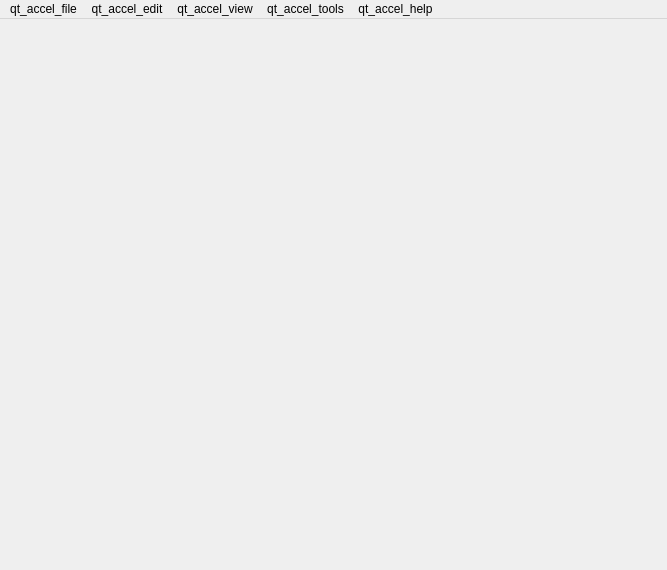
<?xml version="1.0" encoding="UTF-8"?>
<ui version="4.0">
 <class>MainWindow</class>
 <widget class="QMainWindow" name="MainWindow">
  <property name="geometry">
   <rect>
    <x>0</x>
    <y>0</y>
    <width>667</width>
    <height>570</height>
   </rect>
  </property>
  <property name="sizePolicy">
   <sizepolicy hsizetype="Expanding" vsizetype="Expanding">
    <horstretch>0</horstretch>
    <verstretch>0</verstretch>
   </sizepolicy>
  </property>
  <property name="minimumSize">
   <size>
    <width>400</width>
    <height>0</height>
   </size>
  </property>
  <property name="windowTitle">
   <string notr="true">Anki</string>
  </property>
  <property name="windowIcon">
   <iconset resource="icons.qrc">
    <normaloff>:/icons/anki.png</normaloff>:/icons/anki.png</iconset>
  </property>
  <widget class="QWidget" name="centralwidget">
   <property name="sizePolicy">
    <sizepolicy hsizetype="Expanding" vsizetype="Expanding">
     <horstretch>1</horstretch>
     <verstretch>1</verstretch>
    </sizepolicy>
   </property>
   <property name="autoFillBackground">
    <bool>true</bool>
   </property>
  </widget>
  <widget class="QMenuBar" name="menubar">
   <property name="geometry">
    <rect>
     <x>0</x>
     <y>0</y>
     <width>667</width>
     <height>24</height>
    </rect>
   </property>
   <widget class="QMenu" name="menuHelp">
    <property name="title">
     <string>qt_accel_help</string>
    </property>
    <addaction name="actionDocumentation"/>
    <addaction name="separator"/>
    <addaction name="actionDonate"/>
    <addaction name="actionAbout"/>
   </widget>
   <widget class="QMenu" name="menuEdit">
    <property name="title">
     <string>qt_accel_edit</string>
    </property>
    <addaction name="actionUndo"/>
    <addaction name="actionRedo"/>
   </widget>
   <widget class="QMenu" name="menuCol">
    <property name="title">
     <string>qt_accel_file</string>
    </property>
    <addaction name="actionSwitchProfile"/>
    <addaction name="separator"/>
    <addaction name="actionImport"/>
    <addaction name="actionExport"/>
    <addaction name="separator"/>
    <addaction name="action_create_backup"/>
    <addaction name="separator"/>
    <addaction name="actionExit"/>
   </widget>
   <widget class="QMenu" name="menuTools">
    <property name="title">
     <string>qt_accel_tools</string>
    </property>
    <addaction name="actionStudyDeck"/>
    <addaction name="actionCreateFiltered"/>
    <addaction name="separator"/>
    <addaction name="actionFullDatabaseCheck"/>
    <addaction name="actionCheckMediaDatabase"/>
    <addaction name="actionEmptyCards"/>
    <addaction name="separator"/>
    <addaction name="actionToggleSkipEmptyCards"/>
    <addaction name="actionAdd_ons"/>
    <addaction name="separator"/>
    <addaction name="actionNoteTypes"/>
    <addaction name="actionPreferences"/>
   </widget>
   <widget class="QMenu" name="menuqt_accel_view">
    <property name="title">
     <string>qt_accel_view</string>
    </property>
    <addaction name="actionFullScreen"/>
    <addaction name="separator"/>
    <addaction name="actionZoomIn"/>
    <addaction name="actionZoomOut"/>
    <addaction name="actionResetZoom"/>
   </widget>
   <addaction name="menuCol"/>
   <addaction name="menuEdit"/>
   <addaction name="menuqt_accel_view"/>
   <addaction name="menuTools"/>
   <addaction name="menuHelp"/>
  </widget>
  <action name="actionExit">
   <property name="text">
    <string>qt_accel_exit</string>
   </property>
   <property name="shortcut">
    <string notr="true">Ctrl+Q</string>
   </property>
  </action>
  <action name="actionPreferences">
   <property name="text">
    <string>qt_accel_preferences</string>
   </property>
   <property name="statusTip">
    <string>qt_misc_configure_interface_language_and_options</string>
   </property>
   <property name="shortcut">
    <string notr="true">Ctrl+P</string>
   </property>
   <property name="menuRole">
    <enum>QAction::PreferencesRole</enum>
   </property>
  </action>
  <action name="actionAbout">
   <property name="text">
    <string>qt_accel_about</string>
   </property>
   <property name="menuRole">
    <enum>QAction::AboutRole</enum>
   </property>
  </action>
  <action name="actionUndo">
   <property name="enabled">
    <bool>false</bool>
   </property>
   <property name="text">
    <string>qt_accel_undo</string>
   </property>
   <property name="shortcut">
    <string notr="true">Ctrl+Z</string>
   </property>
  </action>
  <action name="actionCheckMediaDatabase">
   <property name="text">
    <string>qt_accel_check_media</string>
   </property>
   <property name="statusTip">
    <string>qt_misc_check_the_files_in_the_media</string>
   </property>
  </action>
  <action name="actionDonate">
   <property name="text">
    <string>qt_accel_support_anki</string>
   </property>
  </action>
  <action name="actionFullDatabaseCheck">
   <property name="text">
    <string>qt_accel_check_database</string>
   </property>
  </action>
  <action name="actionDocumentation">
   <property name="text">
    <string>qt_accel_guide</string>
   </property>
   <property name="shortcut">
    <string notr="true">F1</string>
   </property>
  </action>
  <action name="actionSwitchProfile">
   <property name="text">
    <string>qt_accel_switch_profile</string>
   </property>
   <property name="shortcut">
    <string notr="true">Ctrl+Shift+P</string>
   </property>
  </action>
  <action name="actionExport">
   <property name="text">
    <string>qt_accel_export</string>
   </property>
   <property name="shortcut">
    <string notr="true">Ctrl+E</string>
   </property>
  </action>
  <action name="actionImport">
   <property name="text">
    <string>qt_accel_import</string>
   </property>
   <property name="shortcut">
    <string notr="true">Ctrl+Shift+I</string>
   </property>
  </action>
  <action name="actionStudyDeck">
   <property name="text">
    <string>qt_misc_study_deck</string>
   </property>
   <property name="shortcut">
    <string notr="true">/</string>
   </property>
  </action>
  <action name="actionEmptyCards">
   <property name="text">
    <string>qt_misc_empty_cards</string>
   </property>
  </action>
  <action name="actionToggleSkipEmptyCards">
   <property name="text">
    <string>qt_toggle_skip_empty_cards</string>
   </property>
  </action>
  <action name="actionCreateFiltered">
   <property name="text">
    <string>qt_misc_create_filtered_deck</string>
   </property>
   <property name="shortcut">
    <string notr="true">F</string>
   </property>
  </action>
  <action name="actionNoteTypes">
   <property name="text">
    <string>qt_misc_manage_note_types</string>
   </property>
   <property name="shortcut">
    <string notr="true">Ctrl+Shift+N</string>
   </property>
  </action>
  <action name="actionAdd_ons">
   <property name="text">
    <string>qt_misc_addons</string>
   </property>
   <property name="shortcut">
    <string notr="true">Ctrl+Shift+A</string>
   </property>
  </action>
  <action name="actionRedo">
   <property name="enabled">
    <bool>false</bool>
   </property>
   <property name="text">
    <string>qt_accel_redo</string>
   </property>
   <property name="shortcut">
    <string notr="true">Ctrl+Shift+Z</string>
   </property>
  </action>
  <action name="actionFullScreen">
   <property name="text">
    <string>qt_accel_full_screen</string>
   </property>
  </action>
  <action name="actionZoomIn">
   <property name="text">
    <string>qt_accel_zoom_in</string>
   </property>
  </action>
  <action name="actionZoomOut">
   <property name="text">
    <string>qt_accel_zoom_out</string>
   </property>
  </action>
  <action name="actionResetZoom">
   <property name="text">
    <string>qt_accel_reset_zoom</string>
   </property>
   <property name="shortcut">
    <string notr="true">Ctrl+0</string>
   </property>
  </action>
  <action name="action_create_backup">
   <property name="text">
    <string>qt_accel_create_backup</string>
   </property>
  </action>
 </widget>
 <resources>
  <include location="icons.qrc"/>
 </resources>
 <connections/>
</ui>
